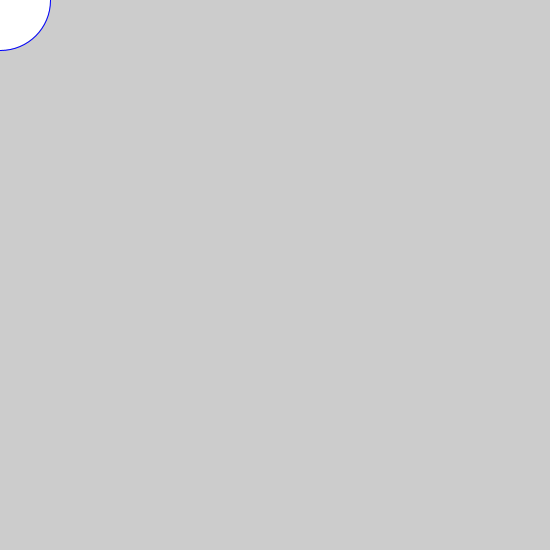
Frame 1 (no input)
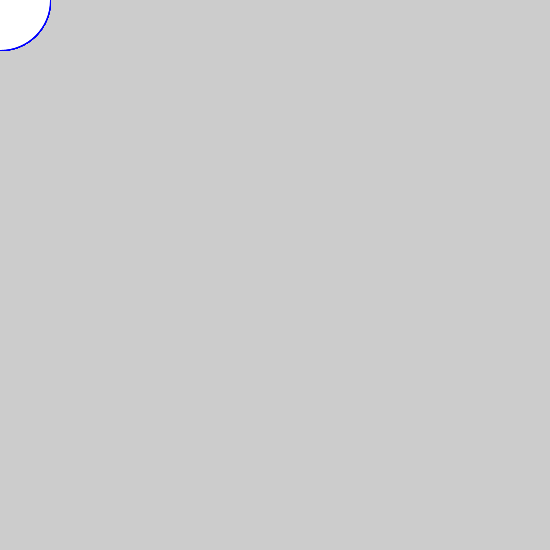
Frame 60 (the mouse pressed at the canvas centre just before this capture)
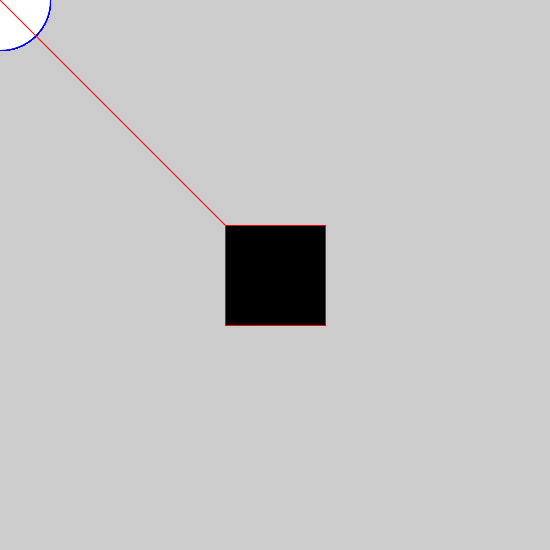
Frame 120 (the mouse held since frame 60 and released just before this capture)

The Processing sketch that drew these frames (run headless with seeded random() and noise(); from frame 60 on, the mouse is pressed at the canvas centre):

// Processing sketch: excercise1_Tom
// ── excercise1_Tom.pde
int x= 52;
color bgcolor = color(255, 0 , 0);
float circleSize = 100;
void setup() {
  size(550,550);
}

void draw() {
    fill(255,255,255);
  stroke(0,0,255);
  ellipseMode(CENTER);
  ellipse(mouseX,mouseY,circleSize,circleSize);
  
  
  if (mousePressed) {
    rectMode(CENTER);
    fill(0,255);
    stroke(255,0,0);
    line(mouseX,mouseY,pmouseX,pmouseY);
    rect(mouseX,mouseY,circleSize,circleSize);
  }
}

int something(int x){

  x+=circleSize;
  return x;
}
